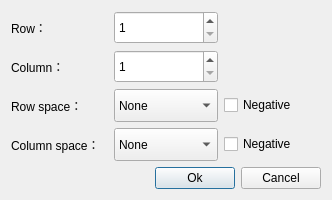
<?xml version="1.0" encoding="UTF-8"?>
<ui version="4.0">
 <class>FmaMatrixInputDlg</class>
 <widget class="QDialog" name="FmaMatrixInputDlg">
  <property name="geometry">
   <rect>
    <x>0</x>
    <y>0</y>
    <width>332</width>
    <height>200</height>
   </rect>
  </property>
  <property name="windowTitle">
   <string>Input matrix</string>
  </property>
  <layout class="QVBoxLayout" name="verticalLayout">
   <item>
    <layout class="QGridLayout" name="gridLayout">
     <item row="2" column="2">
      <widget class="QCheckBox" name="checkRowSpaceSign">
       <property name="text">
        <string>Negative</string>
       </property>
      </widget>
     </item>
     <item row="1" column="1">
      <widget class="QSpinBox" name="spinCol">
       <property name="sizePolicy">
        <sizepolicy hsizetype="Minimum" vsizetype="Expanding">
         <horstretch>0</horstretch>
         <verstretch>0</verstretch>
        </sizepolicy>
       </property>
       <property name="minimum">
        <number>1</number>
       </property>
       <property name="maximum">
        <number>100</number>
       </property>
      </widget>
     </item>
     <item row="0" column="0">
      <widget class="QLabel" name="label">
       <property name="sizePolicy">
        <sizepolicy hsizetype="Preferred" vsizetype="Expanding">
         <horstretch>0</horstretch>
         <verstretch>0</verstretch>
        </sizepolicy>
       </property>
       <property name="text">
        <string>Row：</string>
       </property>
      </widget>
     </item>
     <item row="2" column="1">
      <widget class="QComboBox" name="comboRowSpacce">
       <property name="sizePolicy">
        <sizepolicy hsizetype="Preferred" vsizetype="Expanding">
         <horstretch>0</horstretch>
         <verstretch>0</verstretch>
        </sizepolicy>
       </property>
       <item>
        <property name="text">
         <string>None</string>
        </property>
       </item>
       <item>
        <property name="text">
         <string>Veryverythin</string>
        </property>
       </item>
       <item>
        <property name="text">
         <string>Verythin</string>
        </property>
       </item>
       <item>
        <property name="text">
         <string>Thin</string>
        </property>
       </item>
       <item>
        <property name="text">
         <string>Medium</string>
        </property>
       </item>
       <item>
        <property name="text">
         <string>Thick</string>
        </property>
       </item>
       <item>
        <property name="text">
         <string>Verythick</string>
        </property>
       </item>
       <item>
        <property name="text">
         <string>Veryverythick</string>
        </property>
       </item>
      </widget>
     </item>
     <item row="2" column="0">
      <widget class="QLabel" name="label_3">
       <property name="sizePolicy">
        <sizepolicy hsizetype="Preferred" vsizetype="Expanding">
         <horstretch>0</horstretch>
         <verstretch>0</verstretch>
        </sizepolicy>
       </property>
       <property name="text">
        <string>Row space：</string>
       </property>
      </widget>
     </item>
     <item row="1" column="0">
      <widget class="QLabel" name="label_2">
       <property name="sizePolicy">
        <sizepolicy hsizetype="Preferred" vsizetype="Expanding">
         <horstretch>0</horstretch>
         <verstretch>0</verstretch>
        </sizepolicy>
       </property>
       <property name="text">
        <string>Column：</string>
       </property>
      </widget>
     </item>
     <item row="0" column="1">
      <widget class="QSpinBox" name="spinRow">
       <property name="sizePolicy">
        <sizepolicy hsizetype="Minimum" vsizetype="Expanding">
         <horstretch>0</horstretch>
         <verstretch>0</verstretch>
        </sizepolicy>
       </property>
       <property name="minimum">
        <number>1</number>
       </property>
       <property name="maximum">
        <number>100</number>
       </property>
      </widget>
     </item>
     <item row="3" column="0">
      <widget class="QLabel" name="label_4">
       <property name="sizePolicy">
        <sizepolicy hsizetype="Preferred" vsizetype="Expanding">
         <horstretch>0</horstretch>
         <verstretch>0</verstretch>
        </sizepolicy>
       </property>
       <property name="text">
        <string>Column space：</string>
       </property>
      </widget>
     </item>
     <item row="3" column="1">
      <widget class="QComboBox" name="comboColSpacce">
       <property name="sizePolicy">
        <sizepolicy hsizetype="Preferred" vsizetype="Expanding">
         <horstretch>0</horstretch>
         <verstretch>0</verstretch>
        </sizepolicy>
       </property>
       <item>
        <property name="text">
         <string>None</string>
        </property>
       </item>
       <item>
        <property name="text">
         <string>Veryverythin</string>
        </property>
       </item>
       <item>
        <property name="text">
         <string>Verythin</string>
        </property>
       </item>
       <item>
        <property name="text">
         <string>Thin</string>
        </property>
       </item>
       <item>
        <property name="text">
         <string>Medium</string>
        </property>
       </item>
       <item>
        <property name="text">
         <string>Thick</string>
        </property>
       </item>
       <item>
        <property name="text">
         <string>Verythick</string>
        </property>
       </item>
       <item>
        <property name="text">
         <string>Veryverythick</string>
        </property>
       </item>
      </widget>
     </item>
     <item row="3" column="2">
      <widget class="QCheckBox" name="checkColSpaceSign">
       <property name="text">
        <string>Negative</string>
       </property>
      </widget>
     </item>
    </layout>
   </item>
   <item>
    <layout class="QHBoxLayout" name="horizontalLayout">
     <item>
      <spacer name="horizontalSpacer">
       <property name="orientation">
        <enum>Qt::Horizontal</enum>
       </property>
       <property name="sizeHint" stdset="0">
        <size>
         <width>40</width>
         <height>20</height>
        </size>
       </property>
      </spacer>
     </item>
     <item>
      <widget class="QPushButton" name="btnOk">
       <property name="text">
        <string>Ok</string>
       </property>
      </widget>
     </item>
     <item>
      <widget class="QPushButton" name="btnCancel">
       <property name="text">
        <string>Cancel</string>
       </property>
      </widget>
     </item>
    </layout>
   </item>
  </layout>
 </widget>
 <resources/>
 <connections/>
</ui>
